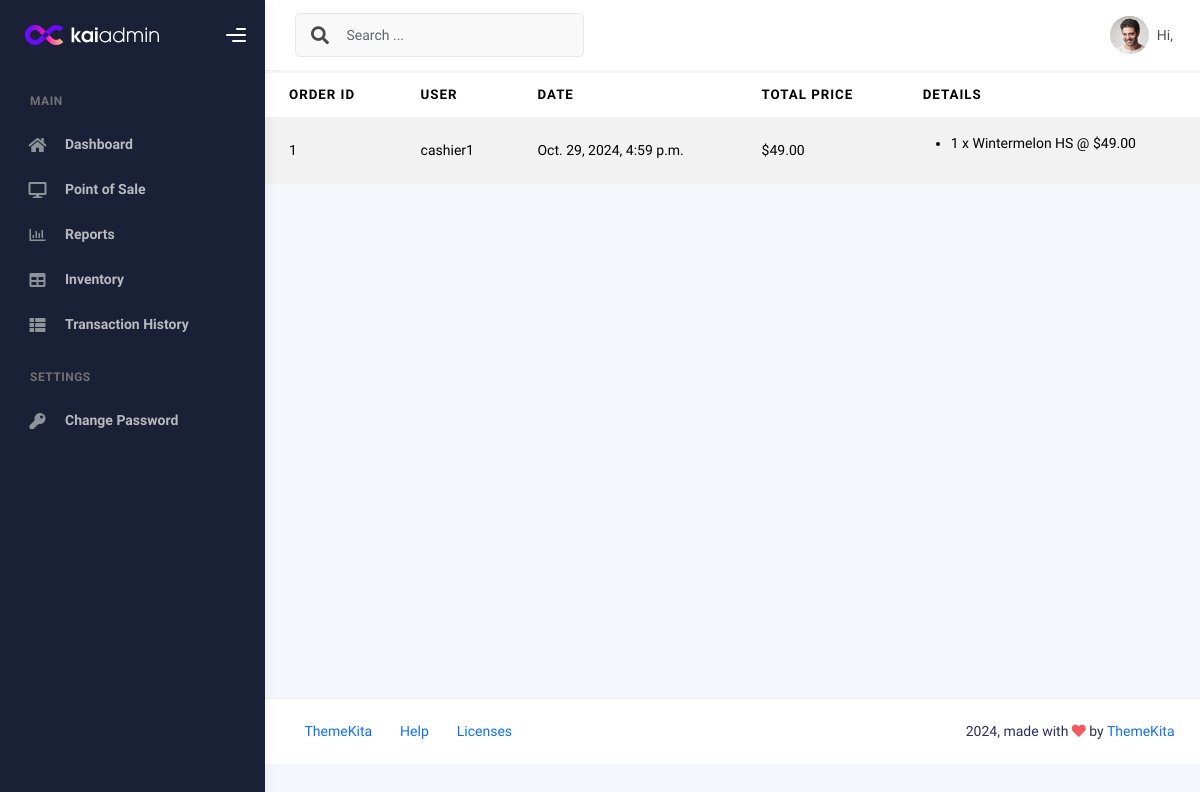
Page /order-history/ on the earlier database version.
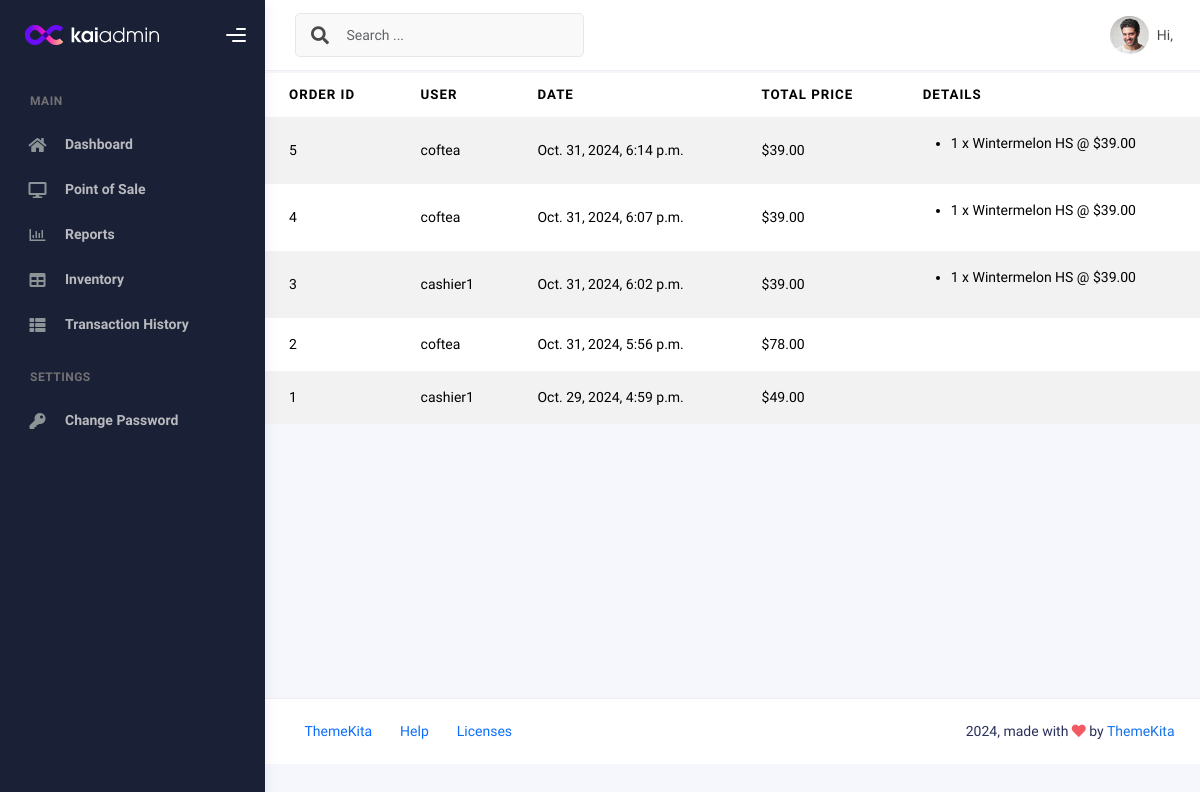
Same page on the later database version.
### Coftea/models.py (models this page shows, shortened)
class OrderTransaction(models.Model):
    order_id = models.AutoField(primary_key=True)
    transaction_date = models.DateTimeField(auto_now_add=True)
    total_price = models.DecimalField(max_digits=10, decimal_places=2)
    user = models.ForeignKey(User, on_delete=models.CASCADE, related_name='orders')
    status = models.CharField(
        max_length=20,
        choices=[
            ('Pending', 'Pending'),
            ('Completed', 'Completed'),
            ('Cancelled', 'Cancelled')
        ],
        default='Pending'
    )

class OrderItem(models.Model):
    order_item_id = models.AutoField(primary_key=True)
    order = models.ForeignKey(OrderTransaction, on_delete=models.CASCADE, related_name='items')
    product = models.ForeignKey(Product, on_delete=models.CASCADE)
    quantity = models.PositiveIntegerField()
    price = models.DecimalField(max_digits=10, decimal_places=2)  # Price at the time of transaction

class Product(models.Model):
    product_id = models.AutoField(primary_key=True)
    product_name = models.CharField(max_length=100)
    quantity = models.PositiveIntegerField(default=0)
    price = models.DecimalField(max_digits=10, decimal_places=2)
    category = models.ForeignKey(Category, on_delete=models.CASCADE, related_name='products')

### Coftea/views.py (the view)
# urls.py: path('order-history/', views.order_history, name='order_history'),
def order_history(request):
    orders = OrderTransaction.objects.order_by('-transaction_date').select_related('user').prefetch_related('items__product')
    context = {
        'orders': orders,
    }
    return render(request, 'order_history.html', context)

### templates/order_history.html (shortened to what this page needs)
{% extends "base.html" %}
{% block content %}
<div class="container mt-4">
    <h1>Order History</h1>
    <table class="table table-striped">
        <thead>
            <tr>
                <th>Order ID</th>
                <th>User</th>
                <th>Date</th>
                <th>Total Price</th>
                <th>Details</th>
            </tr>
        </thead>
        <tbody>
            {% for order in orders %}
            <tr>
                <td>{{ order.order_id }}</td>
                <td>{{ order.user.username }}</td>
                <td>{{ order.transaction_date }}</td>
                <td>${{ order.total_price }}</td>
                <td>
                    <ul>
                        {% for item in order.items.all %}
                        <li>{{ item.quantity }} x {{ item.product.product_name }} @ ${{ item.price }}</li>
                        {% endfor %}
                    </ul>
                </td>
            </tr>
            {% endfor %}
        </tbody>
    </table>
</div>
{% endblock %}

Differences in the rows shown:
removed OrderItem: quantity "1", product.product_name "Wintermelon HS", price "49.00", shown under OrderTransaction "Oct. 29, 2024, 4:59 p.m."
added OrderTransaction: order_id "5", user.username "coftea", transaction_date "Oct. 31, 2024, 6:14 p.m.", total_price "39.00"
added OrderItem: quantity "1", product.product_name "Wintermelon HS", price "39.00", shown under "5"
added OrderTransaction: order_id "4", user.username "coftea", transaction_date "Oct. 31, 2024, 6:07 p.m.", total_price "39.00"
added OrderItem: quantity "1", product.product_name "Wintermelon HS", price "39.00", shown under "4"
added OrderTransaction: order_id "3", user.username "cashier1", transaction_date "Oct. 31, 2024, 6:02 p.m.", total_price "39.00"
added OrderItem: quantity "1", product.product_name "Wintermelon HS", price "39.00", shown under "3"
added OrderTransaction: order_id "2", user.username "coftea", transaction_date "Oct. 31, 2024, 5:56 p.m.", total_price "78.00"
